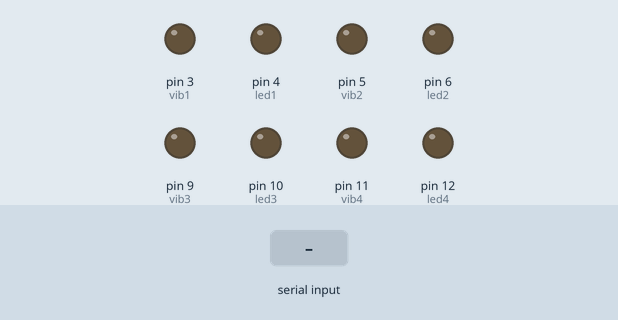
Simulated run of this sketch. Board: Arduino Uno, built with avr-gcc and run on an emulated ATmega328P. Shown: output pins drawn as LEDs (lit = HIGH). The test bench sets the inputs (shaded band).

Above: at 1.2 s.
1.3 s: byte 1 (1) received over Serial
At 1.7 s:
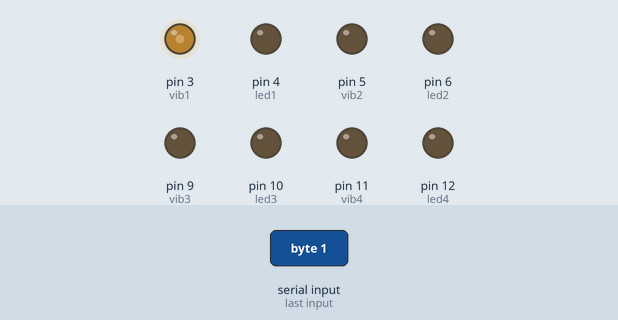
2.8 s: byte 2 (2) received over Serial
At 4.0 s:
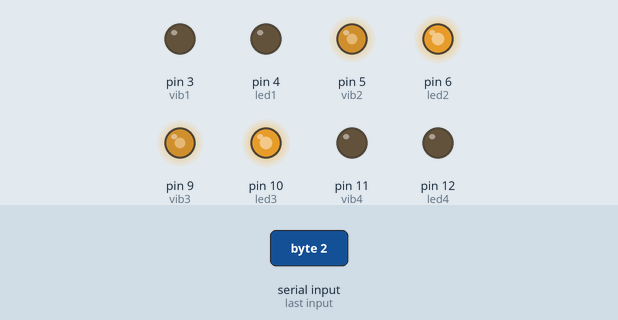
4.3 s: byte 4 (4) received over Serial
At 5.2 s:
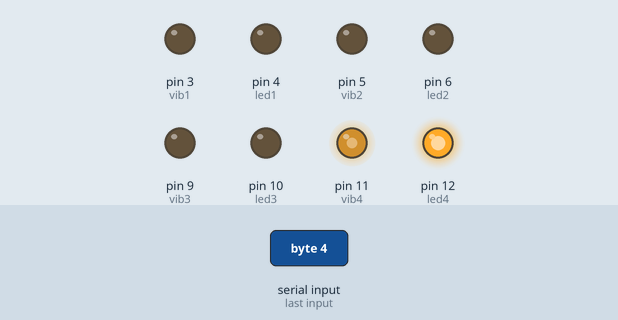
5.8 s: "1" received over Serial
At 6.3 s:
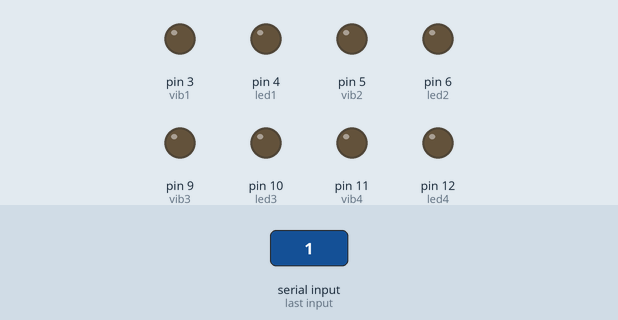
Timing chart, 0 to 8.3 s (numbered marks = the images above; inputs shaded):
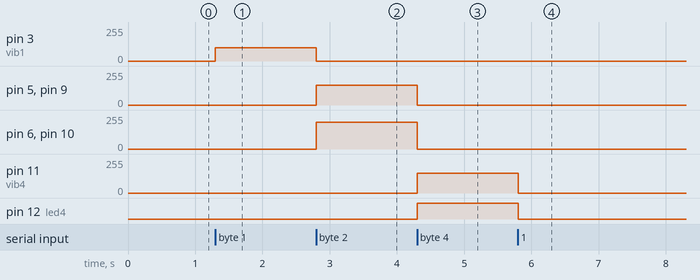

Measured:
- after the input at 1.3 s, pin 3 (vib1): 0/255 → 100/255 at once
- after the input at 2.8 s, pin 3 (vib1): 100/255 → 0/255 at once; pin 5 (vib2), pin 9 (vib3): 0/255 → 150/255 at once; pin 6 (led2), pin 10 (led3): 0/255 → 200/255 at once
- after the input at 4.3 s, pin 5 (vib2), pin 9 (vib3): 150/255 → 0/255 at once; pin 6 (led2), pin 10 (led3): 200/255 → 0/255 at once; pin 11 (vib4): 0/255 → 150/255 at once; pin 12 (led4): LOW → HIGH at once
- after the input at 5.8 s, pin 11 (vib4): 150/255 → 0/255 at once; pin 12 (led4): HIGH → LOW at once

The sketch:

sketch_nov30a.ino
```cpp
const int vib1 = 3;
const int led1 = 4;
const int vib2 = 5;
const int led2 = 6;
const int vib3 = 9;
const int led3 = 10;
const int vib4 = 11;
const int led4 = 12;
void setup()
{
  // initialize the serial communication:
  Serial.begin(9600);
  // initialize the ledPin as an output:
  pinMode(3, OUTPUT);
  pinMode(4, OUTPUT);//잘안됨
  pinMode(5, OUTPUT);
  pinMode(6, OUTPUT);//잘됨
  pinMode(9, OUTPUT);
  pinMode(10, OUTPUT);//잘됨
  pinMode(11, OUTPUT);
  pinMode(12, OUTPUT);//잘안됨
}

void loop() {
  int flag;

  if(Serial.available()>0) {
    flag = Serial.read();


   // if(flag ==0){
      analogWrite(vib1, 0);
      analogWrite(led1, 0);
      analogWrite(vib2, 0);
      analogWrite(led2, 0);
      analogWrite(vib3, 0);
      analogWrite(led3, 0);
      analogWrite(vib4, 0);
      analogWrite(led4, 0);
    //}
    if(flag == 1){
      analogWrite(vib1, 100);
      analogWrite(led1, 100);
    }
    else if(flag == 2){
      analogWrite(vib2, 150);
      analogWrite(led2, 200);
      analogWrite(vib3, 150);
      analogWrite(led3, 200);
    }
    else if(flag ==3){
      analogWrite(vib2, 0);
      analogWrite(led2, 0);
      analogWrite(vib3, 0);
      analogWrite(led3, 0);
    }
    else if(flag==4){

      analogWrite(vib4, 150);
      analogWrite(led4, 200);
    }
    else if(flag==5){

      analogWrite(vib4, 0);
      analogWrite(led4, 0);

    }
  }
}
```
